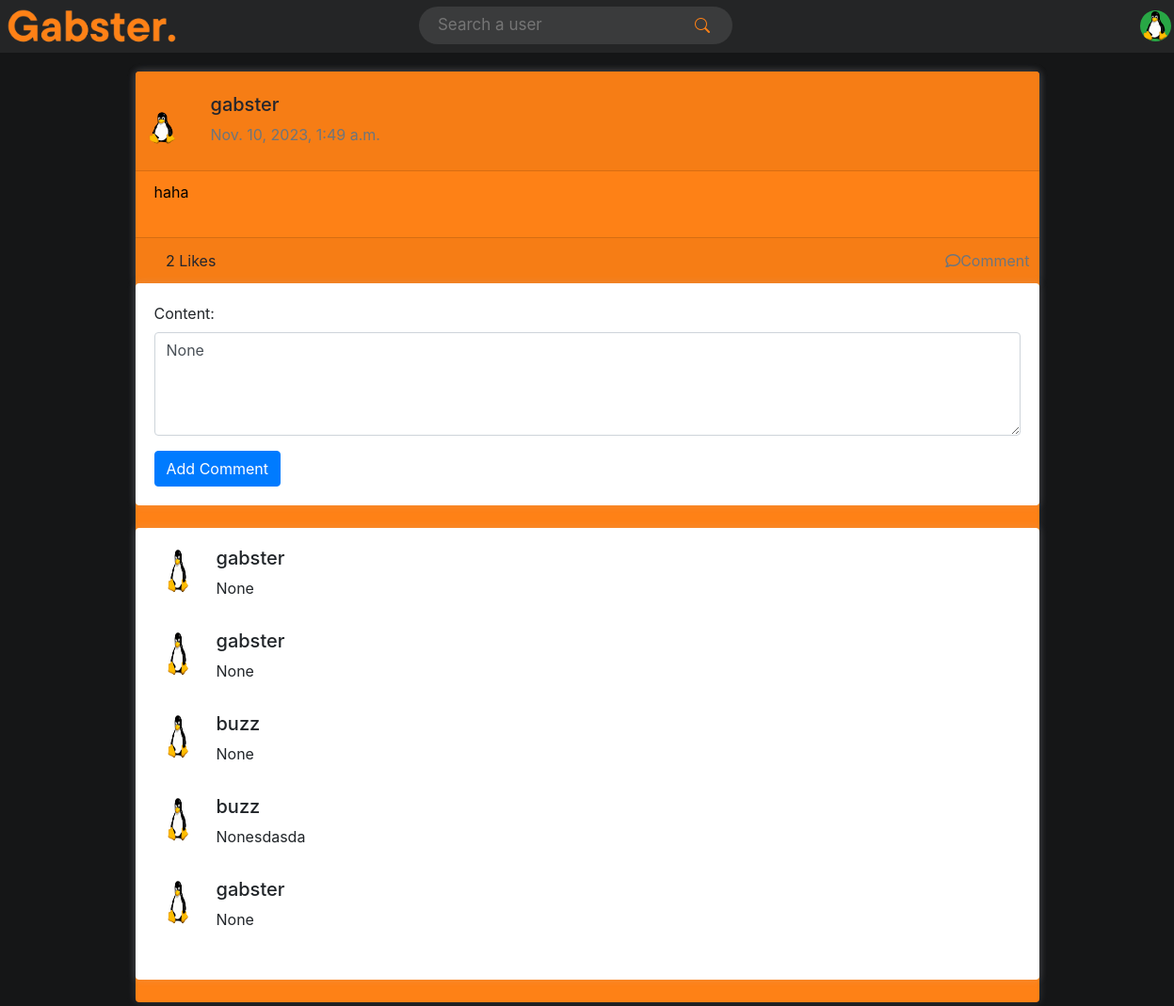
The page /profile/gabster/39/ (signed in) on the database its author committed.
### accounts/models.py (models this page shows, shortened)
class UserAccount(AbstractBaseUser):
    email = models.EmailField(verbose_name='email', max_length=60, unique=True)
    username = models.CharField(max_length=20, unique=True)  # I put it as true
    date_joined = models.DateField(verbose_name='date joined', auto_now_add=True)
    last_login = models.DateTimeField(verbose_name='last login', auto_now='True')
    is_admin = models.BooleanField(default=False)
    is_active = models.BooleanField(default=True)
    is_staff = models.BooleanField(default=False)
    is_email_verified = models.BooleanField(default=False)
    is_superuser = models.BooleanField(default=False)
    profile_image = models.ImageField(upload_to='profile_images', blank=True, null=True,
                                      default='default.png')
    profile_cover = models.ImageField(upload_to='profile_covers', blank=True, null=True,
                                      default='default.png')
    profile_song = models.FileField(upload_to=get_profile_song_filepath, blank=True, null=True, default=None)
    profile_background = models.ImageField(upload_to='profile_backgrounds', blank=True, null=True,
                                           default='background.png')
    hide_email = models.BooleanField(default=True)
    bio = models.CharField(max_length=300, null=True, blank=True)
    location = models.CharField(max_length=100, null=True, blank=True)
    color = ColorField(default='#3a3b3c')
    backgroundColor = ColorField(default='linear-gradient(to right, rgba(44,15,85,0.9), rgba(44,15,38, 0.9))')
    font_preference = models.CharField(max_length=50, default='"Poppins", sans-serif')
    USERNAME_FIELD = 'username'
    REQUIRED_FIELDS = ['email']
    objects = MyAccountManager()

### Post/models.py (models this page shows, shortened)
class Post(models.Model):
    user = models.ForeignKey(settings.AUTH_USER_MODEL, on_delete=models.CASCADE)
    content = models.CharField(max_length=500, blank=True, null=True)
    post_type = models.CharField(max_length=20, choices=[('picture', 'Picture'), ('video', 'Video')], default=None,
                                 null=True)
    picture = models.ImageField(upload_to=upload_picture_path, blank=True, null=True, default=None)
    video = models.FileField(upload_to='videos/', blank=True, null=True, default=None)
    updated = models.DateTimeField(auto_now=True)
    createdAt = models.DateTimeField(auto_now_add=True)
    likes = models.PositiveIntegerField(default=0)
    liked_by = models.ManyToManyField(UserAccount, related_name='liked_posts', blank=True)

### comment/models.py (models this page shows, shortened)
class Comment(models.Model):
    post = models.ForeignKey(Post, on_delete=models.CASCADE)
    user = models.ForeignKey(settings.AUTH_USER_MODEL, on_delete=models.CASCADE)
    content = models.TextField()
    created_at = models.DateTimeField(auto_now_add=True)

### Post/views.py (the view, shortened to what this page needs)
# urls.py: re_path(r'^profile/(?P<username>[\w.@+-]+)/(?P<post_id>\d+)/$', post_detail, name='post_detail'),
@login_required
def post_detail(request, username, post_id):
    user = get_object_or_404(UserAccount, username=username)
    post = get_object_or_404(Post, pk=post_id, user=user)
    comments = Comment.objects.filter(post=post)  # Get the comments for the post
    user_like = None
    if request.user.is_authenticated:
        try:
            user_like = UserLike.objects.get(voter=request.user, post=post)
        except UserLike.DoesNotExist:
            user_like = None
    comment_form = CommentForm()
    return render(request, 'Posts/posts_detail.html', {
        'user': user,
        'post': post,
        'user_like': user_like,
        'comments': comments,  # Add the comments to the context
        'comment_form': comment_form,  # Add the comment form to the context
    })

### comment/forms.py
class CommentForm(forms.ModelForm):
    class Meta:
        model = Comment
        fields = ['content']

### templates/posts/posts_detail.html (shortened to what this page needs)
{% extends "profile/header.html" %}
{% load static %}
{% block content %}
<div class="container d-flex justify-content-center align-items-center" style="min-height: 80vh; padding: 20px;">
    <div class="card rounded" style="width: 60rem;max-height: none; background: {{ user.color }};">
    <div class="card rounded" style="width: 60rem;max-height: none; background: {{ user.color }};">
        <div class="card-header d-flex justify-content-between">
            <a style="text-decoration: none;padding-top: 15px;" href="{% url 'profile' username=post.user.username %}">
                <div class="d-flex align-items-center">
                    <img class="img-xs rounded-circle" src="{{ user.profile_image.url }}" alt="" style="object-fit: cover; margin-right: 15px">
                    <div style="padding: 0px 0px 0px 10px" class="ml-2">
                        <h5 style="color:#24262e;">{{ post.user.username }}</h5>
                        <p class="tx-11 text-muted">{{ post.createdAt }}</p>
                    </div>
                </div>
            </a>
        </div>
        <div class="card-body">
            <a href="{% url 'post_detail' post.user.username post.id %}">
                <p class="mb-3 tx-14">{{ post.content }}</p>
            </a>
        </div>
        <div class="card-footer">
            <div class="d-flex justify-content-between">
                <div class="d-flex post-actions">
                    <form method="post" class="like-form" data-like-url="{% url 'like' post.user.username post.id %}">
                         <button onclick="changeIcon(this)" type="button" id="like" class="bg-green-500 text-white px-2 py-1 rounded-full flex items-center like-button-post">
                        </button>
                        <span class="ml-2 text-sm" id="likes-count">{{ post.likes }} </span>
                        <a style="text-decoration: none; color: #24262e;" href="{% url 'likedby' username=post.user.username post_id=post.id %}">
                            Likes
                        </a>
                    </form>
                </div>
                <div class="d-flex post-actions">
                    <a class="d-flex align-items-center text-muted comment-btn" style="text-decoration: none; cursor: pointer;">
                        <i class="far fa-comment"></i> Comment
                    </a>
                </div>
            </div>
        </div>
    </div>
    <div class="card mb-4" style="width: 60rem; max-height: none;">
        <div class="card-body">
            <form method="post" id="comment-form" action="{% url 'comment_post' post.id %}">
                <div class="form-group">
                    {{ comment_form.content.label_tag }}
                    <textarea class="form-control" name="{{ comment_form.content.name }}" id="{{ comment_form.content.id_for_label }}" rows="4">{{ comment_form.content.value }}</textarea>
                </div>
                <button type="submit" class="btn btn-primary">Add Comment</button>
            </form>
        </div>
    </div>
    <div class="card mb-4" style="width: 60rem; max-height: none;" id="comments-section">
        <div class="card-body">
            {% for comment in comments %}
            <div class="media mb-3">
                <img src="{{ comment.user.profile_image.url }}" class="mr-3 rounded-circle" alt="{{ comment.user.username }}" style="width: 50px; height: 50px;">
                <div class="media-body">
                    <h5 class="mt-0">{{ comment.user.username }}</h5>
                    <p>{{ comment.content }}</p>
                </div>
            </div>
            {% endfor %}
        </div>
    </div>
</div>
{% endblock %}

### templates/profile/header.html (shortened to what this page needs)
{% load static %}
<!DOCTYPE html>
<html lang="en">
<head>
    <link href="https://cdn.jsdelivr.net/npm/bootstrap@5.3.2/dist/css/bootstrap.min.css" rel="stylesheet">
    <link rel="stylesheet" href="https://cdn.jsdelivr.net/npm/bootstrap-icons@1.11.1/font/bootstrap-icons.css">
    <link rel="stylesheet" href="https://cdnjs.cloudflare.com/ajax/libs/font-awesome/5.15.3/css/all.min.css">
    <link rel="stylesheet" href="https://stackpath.bootstrapcdn.com/bootstrap/4.5.2/css/bootstrap.min.css">
    <link href="{% static 'profile/main.css' %}" rel="stylesheet">
</head>
<body>
    <div class="header">
        <header id="header">
    <a id="logo" href="{% url 'profile' request.user.username %}">
        <img src="{% static 'profile/orange.png' %}" id="logo">
    </a>
        <form id='searchForm' class ="box" action = "{% url 'search' %}" method="get">
                <input class="input input--text" id="formInput#search" type="text" name="search_query"
                       placeholder="Search a user" value="{{ search_query }}"/>
                <button type="submit"><i class="bi bi-search" value="Search"></i></button>
        </form>
<div class="dropdown">
    <a class = "btn btn-success btn-l mt-3" id="button">
        <img src="{{ user.profile_image.url }}" >
    </a>
</div>
        </header>
    </div>
    {% block content %} {% endblock %}
</body>
</html>

### static_my_project/profile/main.css (style rules this page uses)
body { background-color: #151617; background-repeat: no-repeat; background-attachment: fixed; background-size: cover; }
#header { background-color: #242526 ; color: #242526; height: 7vh; display: flex; justify-content: space-between; align-items: center; padding: 0px 10px 2px 0px; }
#logo { color: white; text-decoration: none; height: 6vh; margin-bottom: 8px; }
#button { border-radius: 50%; height: 33px; width: 33px; overflow: hidden; align-items: center; justify-content: center; display: flex; border: none; margin-bottom: 16px; margin-right: 10px; }
#button img { width: 60px; height: auto; }
.box { width: 400px; height: 8px; background-color: white; border-radius: 30px; display: flex; align-items: center; padding: 18px 18px 18px 10px; margin-left: 25%; margin-right: 35%; }
.box > button { border: none; background-color: white; }
.box > input { flex: 1; height: 20px; border: none; outline: none; font-size: 17px; padding-left: 10px; background-color: #3a3b3c; color: lightgray; }
.img-xs { width: 37px; height: 37px; }
.rounded-circle { border-radius: 50% !important; background-size: cover; background-position: center center; }
img { vertical-align: middle; border-style: none; }
.card-header:first-child { border-radius: 0 0 0 0; }
.card-header { margin-bottom: -10px; margin-top: -2px; padding-top: 0px; padding-bottom: 0px; padding-right: 10px; padding-left: 20px; }
.card-footer:last-child { border-radius: 0 0 0 0; }
.card-footer { padding-right: 10px; padding-left: 10px; }
.card { box-shadow: 0 0 10px 0 rgba(183, 192, 206, 0.2); -webkit-box-shadow: 0 0 10px 0 rgba(183, 192, 206, 0.2); -moz-box-shadow: 0 0 10px 0 rgba(183, 192, 206, 0.2); -ms-box-shadow: 0 0 10px 0 rgba(183, 192, 206, 0.2); }
.rounded { border-radius: 0.25rem !important; }
.card { position: relative; display: flex; flex-direction: column; min-width: 0; word-wrap: break-word; border: 0px solid #f2f4f9; border-radius: 0.25rem; }
#searchForm { margin-left: 250px; height: 5vh; background-color: #3a3b3c; }
#searchForm button { color: #FE8116; background-color: #3a3b3c; }
.dropdown { position: relative; display: inline-block; transition: background 0.5s, color 0.5s; }
.card-body { border-radius: 100px; border-style: solid; border-width: 0px; }
.card-body a { text-decoration: none; color: black }
#like { margin-right: -6px; background: none; border: none; color: #FE8116; font-size: 20px; }
.card-header { padding: 10px; }

### rows shown on the page
UserAccount: profile_image (placeholder picture)
Post: user.username "gabster", createdAt "Nov. 10, 2023, 1:49 a.m.", content "haha", likes "2"
Comment: user.profile_image (placeholder picture), user.username "gabster", content "None"
Comment: user.profile_image (placeholder picture), user.username "gabster", content "None"
Comment: user.profile_image (placeholder picture), user.username "buzz", content "None"
Comment: user.profile_image (placeholder picture), user.username "buzz", content "Nonesdasda"
Comment: user.profile_image (placeholder picture), user.username "gabster", content "None"

### other values the page prints
{{ comment_form.content.label_tag }} "Content:"
